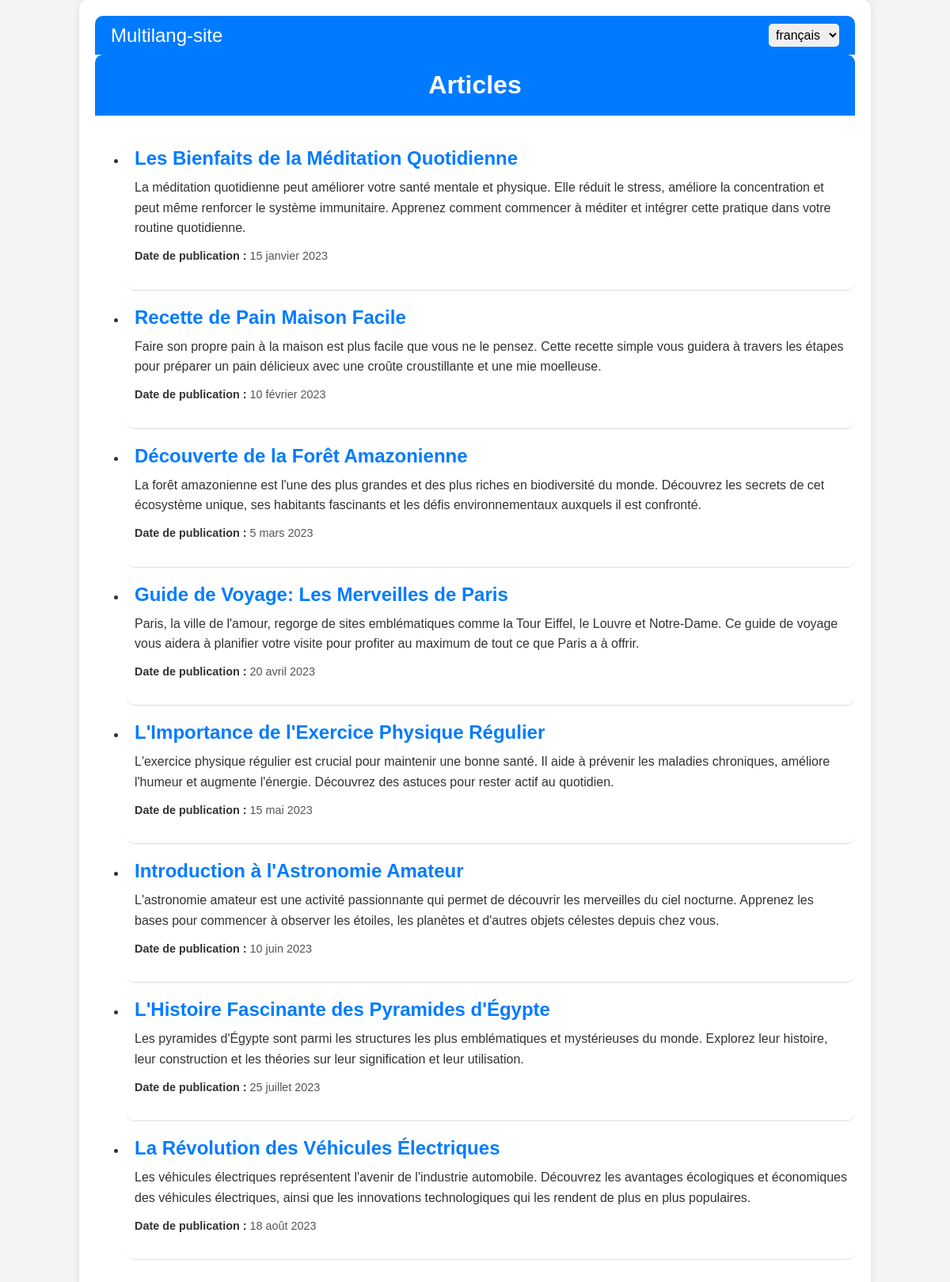
Before: /fr/main/ with the older database file.
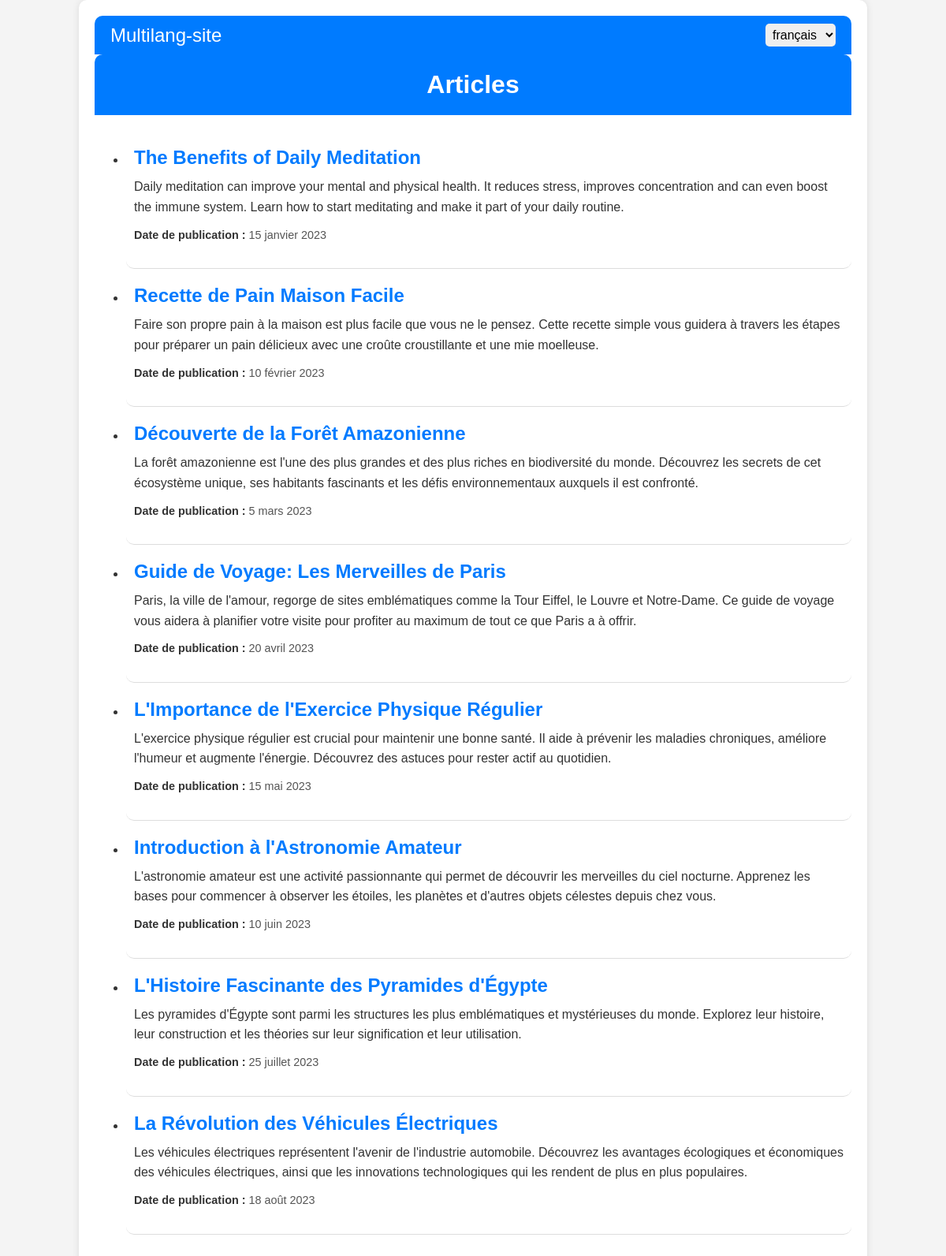
After: the same page with the newer database file.
### main/models.py (models this page shows, shortened)
class Article(models.Model):
  title = models.CharField(max_length=255)
  content = models.CharField(max_length=1000)
  publication_date = models.DateField(null=True)

### main/views.py (the view)
# urls.py: path('main/', views.articles, name='articles'),
def articles(request):
    myarticles = Article.objects.all().values()
    template = loader.get_template('all_articles.html')
    context = {
        'myarticles': myarticles,
    }
    return HttpResponse(template.render(context, request))

### main/templates/all_articles.html (shortened to what this page needs)
{% load static %}
<!DOCTYPE html>
{% load i18n %}
<html>
<head>
    <link rel="stylesheet" href="{% static 'styles.css' %}">
</head>
<body>
    {% get_current_language as LANGUAGE_CODE %}
    {% get_available_languages as LANGUAGES %}
    {% get_language_info_list for LANGUAGES as languages %}
    <div class="container">
        <nav class="navbar">
            <div class="navbar-brand">Multilang-site</div>
            <div class="language-selector">
                <form action="{% url 'set_language' %}" method="post">
                    <select name="language" onchange="this.form.submit()">
                        {% for language in languages %}
                            <option value="{{ language.code }}" {% if language.code == LANGUAGE_CODE %} selected{% endif %}>{{ language.name_local }}</option>
                        {% endfor %}
                    </select>
                </form>
            </div>
        </nav>
        <header class="header">
            <h1>{% translate "Articles" %}</h1>
        </header>
        <main class="articles-list">
            <ul>
                {% for article in myarticles %}
                    <li class="article-item">
                        <div class="article-content hidden">
                            <h2 class="article-title">{{ article.title }}</h2>
                            <p class="article-text">{{ article.content }}</p>
                            <p class="article-date"><strong>{% translate "Date de publication" %} :</strong> {{ article.publication_date }}</p>
                        </div>
                    </li>
                {% endfor %}
            </ul>
        </main>
    </div>
</body>
</html>

### main/static/styles.css (style rules this page uses)
body { font-family: Arial, sans-serif; margin: 0; padding: 0; background-color: #f4f4f4; color: #333; }
.container { width: 80%; margin: 0 auto; padding: 20px; background-color: #fff; box-shadow: 0 0 10px rgba(0, 0, 0, 0.1); border-radius: 10px; }
.navbar { display: flex; justify-content: space-between; align-items: center; padding: 10px 20px; background-color: #007BFF; color: #fff; border-radius: 10px 10px 0 0; }
.navbar-brand { font-size: 1.5em; }
.language-selector select { padding: 5px; font-size: 1em; border: none; border-radius: 5px; }
.header { text-align: center; padding: 20px 0; background-color: #007BFF; color: #fff; border-radius: 10px 10px 0 0; }
.header h1 { margin: 0; }
.articles-list { margin: 20px 0; }
.article-item { border-bottom: 1px solid #ddd; padding: 10px 0; border-radius: 10px; transition: transform 0.3s ease; }
.article-content { padding: 10px; border-radius: 10px; transition: max-height 0.5s ease, opacity 0.5s ease; max-height: 0; opacity: 0; overflow: hidden; }
.article-content.hidden { max-height: 1000px; opacity: 1; }
.article-title { margin: 0 0 10px; color: #007BFF; cursor: pointer; transition: color 0.3s ease; }
.article-text { margin: 0 0 10px; line-height: 1.6; }
.article-date { font-size: 0.9em; color: #555; }
.article-date strong { color: #333; }

Changed rows visible on the page:
changed Article: title "Les Bienfaits de la Méditation Quotidienne" → "The Benefits of Daily Meditation"; content "La méditation quotidienne peut améliorer votre santé mentale et physique. Elle réduit le stress, améliore la concentration et peut même renforcer le système immunitaire. Apprenez comment commencer à méditer et intégrer cette pratique dans votre routine quotidienne." → "Daily meditation can improve your mental and physical health. It reduces stress, improves concentration and can even boost the immune system. Learn how to start meditating and make it part of your daily routine."
